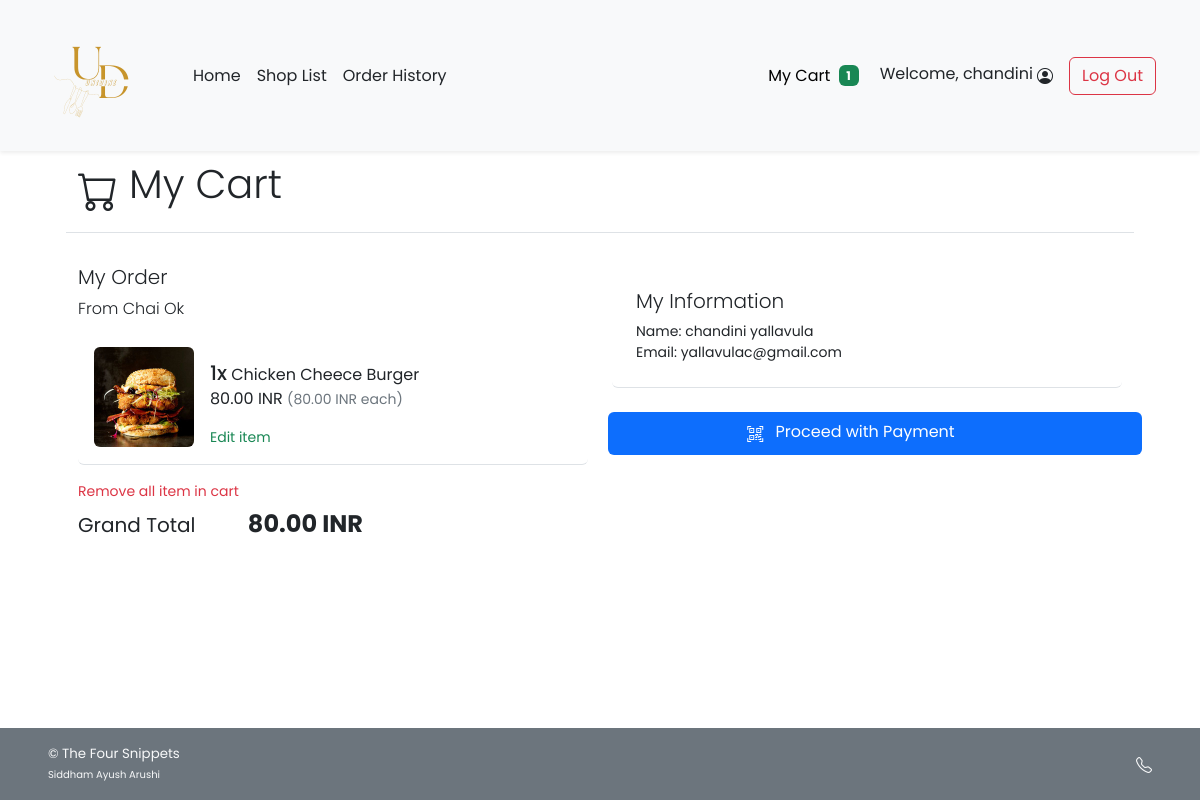
/cust_cart.php (signed in), run on the app's committed database.
### tables this page shows
CREATE TABLE `shop` (
  `s_username` varchar(45) NOT NULL,
  `s_pwd` varchar(45) NOT NULL,
  `s_name` varchar(100) NOT NULL,
  `s_location` varchar(100) NOT NULL,
  `s_email` varchar(100) NOT NULL,
  `s_phoneno` varchar(45) NOT NULL,
  `s_pic` text DEFAULT NULL,
  `s_id` int(11) NOT NULL
);

CREATE TABLE `cart` (
  `ct_id` int(11) NOT NULL,
  `ct_amount` int(11) NOT NULL,
  `ct_note` text NOT NULL,
  `s_id` int(11) NOT NULL,
  `f_id` int(11) NOT NULL,
  `c_id` int(11) NOT NULL
);

CREATE TABLE `food` (
  `f_id` int(11) NOT NULL,
  `s_id` int(11) NOT NULL,
  `f_name` varchar(100) NOT NULL,
  `f_price` decimal(6,2) NOT NULL,
  `f_pic` text DEFAULT NULL
);

CREATE TABLE `customer` (
  `c_username` varchar(45) NOT NULL,
  `c_pwd` varchar(45) NOT NULL,
  `c_firstname` varchar(45) NOT NULL,
  `c_lastname` varchar(45) NOT NULL,
  `c_email` varchar(100) NOT NULL,
  `c_gender` varchar(1) NOT NULL COMMENT 'M for Male, F for Female',
  `c_type` varchar(3) NOT NULL COMMENT 'Type of customer in this canteen (STD for student,STF for staff, GUE for guest, ADM for admin, OTH for other)',
  `c_id` int(11) NOT NULL
);

### cust_cart.php (the view, shortened to what this page needs)
<!DOCTYPE html>
<html lang="en">
<head>
    <?php
    include("conn_db.php");
    include('head.php');
    $no_order = false;
    ?>
    <link href="css/main.css" rel="stylesheet">
    <link href="css/menu.css" rel="stylesheet">
</head>
<body class="d-flex flex-column h-100">
    <?php include('nav_header.php')?>
    <div class="container px-5 py-4" id="cart-body">
        <div class="row my-4">
            <a class="nav nav-item text-decoration-none text-muted mb-2" href="#" onclick="history.back();">
            </a>
            <h2 class="py-3 display-6 border-bottom">
                <i class="bi bi-cart"></i> My Cart
            </h2>
        </div>
        <?php
            $ct_query = "SELECT * FROM cart WHERE c_id = {$_SESSION['cid']}";
            $cart_numrow = $mysqli -> query($ct_query) -> num_rows;
            if($cart_numrow > 0){
        ?>
        <div class="row row-cols-1 row-cols-md-2 mb-5">
            <div class="col">
                <div class="row row-cols-1">
                    <div class="col">
                        <h5 class="fw-light">My Order</h5>
                        <p class="fw-light">From
                            <?php
                                $cart_query = "SELECT s_id,s_name FROM shop s WHERE s_id = (SELECT s_id FROM cart WHERE c_id = {$_SESSION['cid']} LIMIT 0,1)";
                                $cart_result = $mysqli -> query($cart_query) -> fetch_array();
                                echo $cart_result["s_name"];
                            ?>
                        </p>
                    </div>
                    <div class="col">
                        <ul class="list-group">
                            <?php
                                $cartdetail_query = "SELECT ct.ct_amount,ct.f_id,f_pic,f.f_name,f.f_price,ct.ct_note
                                FROM cart ct INNER JOIN food f ON ct.f_id = f.f_id WHERE ct.c_id = {$_SESSION['cid']}";
                                $cartdetail_result = $mysqli -> query($cartdetail_query);
                                while($row = $cartdetail_result -> fetch_array()){
                            ?>
                            <li
                                class="list-group-item d-flex border-0 pb-3 border-bottom w-100 justify-content-between align-items-center">
                                <div class="image-parent">
                                    <img <?php
                                        if(is_null($row["f_pic"])){echo "src='img/default.png'";}
                                        else{echo "src=\"img/{$row['f_pic']}\"";}
                                    ?> class="img-fluid rounded" style="width: 100px; height:100px; object-fit:cover;"
                                        alt="f_pic">
                                </div>
                                <div class="ms-3 mt-3 me-auto">
                                    <div class="fw-normal"><span class="h5"><?php echo $row["ct_amount"]?>x</span>
                                        <?php echo $row["f_name"]?>
                                        <p><?php printf("%.2f INR <small class='text-muted'>(%.2f INR each)</small>",$row["f_price"]*$row["ct_amount"],$row["f_price"])?><br />
                                        </p>
                                        <?php
                                        $rmv_link = false;
                                        if($rmv_link){?>
                                        <a href="remove_cart_item.php?rmv=1&s_id=<?php echo $cart_result["s_id"];?>&f_id=<?php echo $row["f_id"];?>"
                                            class="text-decoration-none text-danger nav nav-item small">Remove item</a>
                                        <?php }else {?>
                                        <a href="cust_update_cart.php?s_id=<?php echo $cart_result["s_id"];?>&f_id=<?php echo $row["f_id"];?>"
                                            class="text-decoration-none text-success nav nav-item small">Edit item</a>
                                        <?php } ?>
                                    </div>
                            </li>
                            <?php } ?>
                        </ul>
                        <div class="col my-3">
                            <ul class="list-inline justify-content-between">
                                <li class="list-item mb-2">
                                    <a href="remove_cart_all.php?rmv=1&s_id=<?php echo $cart_result["s_id"];?>"
                                        class="nav nav-item text-danger text-decoration-none small" name="rmv_all" id="rmv_all">
                                        Remove all item in cart
                                    </a>
                                </li>
                                <li class="list-inline-item fw-normal h5 me-5">Grand Total</li>
                                <li class="list-inline-item fw-bold h4">
                                    <?php
                                        $gt_query = "SELECT SUM(ct.ct_amount*f.f_price) AS grandtotal FROM cart ct INNER JOIN food f
                                        ON ct.f_id = f.f_id WHERE ct.c_id = {$_SESSION['cid']} GROUP BY ct.c_id";
                                        $gt_arr = $mysqli -> query($gt_query) -> fetch_array();
                                        $order_cost = $gt_arr["grandtotal"];
                                        printf("%.2f INR",$order_cost);
                                        if($order_cost<20){
                                            $min_cost = false;  $no_order=true;
                                        }else{
                                            $min_cost = true;
                                        }
                                    ?>
                                </li>
                            </ul>
                        </div>
                    </div>
                </div>
            </div>
            <div class="col mt-3 mt-md-0">
                <div class="row row-cols-1">
                    <div class="col mb-3">
                        <div class="card p-2 p-md-4 border-0 border-bottom">
                            <h5 class="card-title fw-light">My Information</h5>
                            <ul class="card-text list-unstyled m-0 p-0 small">
                                <?php
                                    $cust_query = "SELECT c_email FROM customer WHERE c_id = {$_SESSION['cid']} LIMIT 0,1";
                                    $cust_arr = $mysqli -> query($cust_query) -> fetch_array();
                                ?>
                                <li>Name: <?php echo $_SESSION["firstname"]." ".$_SESSION["lastname"]; ?></li>
                                <li>Email: <?php echo $cust_arr["c_email"]?> </li>
                            </ul>
                        </div>
                    </div>
                            <?php if($no_order){ ?>
                            <button type="submit" class="w-100 btn btn-danger disabled" name="place_order" id="place_order"
                                disabled>
                                <?php
                                    if(!$min_cost){
                                        echo "Your order is less than minimum amount.";
                                    }else{
                                        echo "Cannot proceed with payment";
                                    }
                                ?>
                            </button>
                            <?php }else{ ?>
                                <a href="payment.php" class="  mt-2 ms-2 p-2 bg-primary text-white text-center rounded  border-0 text-decoration-none link-light">
                                <i class="bi bi-qr-code-scan"></i><span class="ms-2 mt-2 me-5"> Proceed with Payment</span>
                            </a>
                            <?php } ?>
                </div>
            </div>
        </div>
        <?php } ?>
    </div>
    <?php include('footer.php')?>
</body>
</html>

### css/main.css (style rules this page uses)
html { height: 100%; }
body { height: 100%; padding-top: 4rem; margin-bottom: -50px; font-family: 'Poppins', 'Noto Sans Thai', sans-serif; }
a { cursor: pointer; }
.bi { vertical-align: -0.2em; fill: currentColor; }
.text-white { color: white; }

### css/menu.css (style rules this page uses)
html, body { height: 100%; }
.image-parent { max-width: 100px; }

### data on the page
shop: s_name "Chai Ok"
cart: f.f_pic (picture), ct_amount "1", f.f_name "Chicken Cheece Burger", $row['f_price']*$row['ct_amount'] "80.00", f.f_price "80.00"
customer: c_email "yallavulac@gmail.com"

### other printed values
$incart_amt "1"
$_SESSION['firstname'] "chandini"
$order_cost "80.00"
$_SESSION["firstname"] "chandini"
$_SESSION["lastname"] "yallavula"
